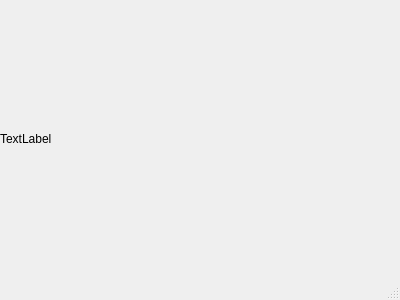
<?xml version="1.0" encoding="UTF-8"?>
<ui version="4.0">
 <class>Loading</class>
 <widget class="QMainWindow" name="Loading">
  <property name="geometry">
   <rect>
    <x>0</x>
    <y>0</y>
    <width>400</width>
    <height>300</height>
   </rect>
  </property>
  <property name="windowTitle">
   <string>MenuDog</string>
  </property>
  <widget class="QWidget" name="centralwidget">
   <layout class="QHBoxLayout" name="horizontalLayout">
    <property name="spacing">
     <number>0</number>
    </property>
    <property name="leftMargin">
     <number>0</number>
    </property>
    <property name="topMargin">
     <number>0</number>
    </property>
    <property name="rightMargin">
     <number>0</number>
    </property>
    <property name="bottomMargin">
     <number>0</number>
    </property>
    <item>
     <widget class="QLabel" name="label">
      <property name="text">
       <string>TextLabel</string>
      </property>
     </widget>
    </item>
   </layout>
  </widget>
  <widget class="QStatusBar" name="statusbar"/>
 </widget>
 <resources>
  <include location="../Resource/Loading.qrc"/>
 </resources>
 <connections/>
</ui>
